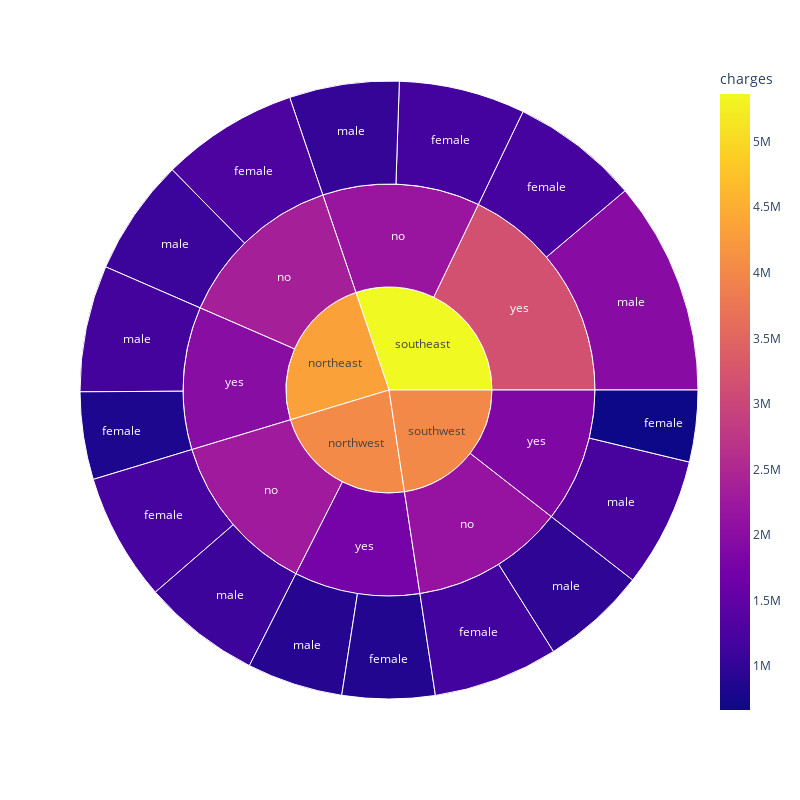

Here is the notebook cell this chart was saved with:
### Code cell
fig = px.sunburst(insurance, path=['region', 'smoker' , 'sex'], values='charges' , color= 'charges')
fig.update_layout (height = 800 , width = 800)
fig.show()

### Figure 1 — Plotly figure (JSON) as saved in the notebook; plotly's stock layout.template omitted (floating-point values rounded to 4 significant figures)
{"data": [{"branchvalues": "total", "customdata": [[1273000.0], [1186000.0], [1173000.0], [1161000.0], [812900.0], [860500.0], [1189000.0], [665400.0], [1083000.0], [1098000.0], [1020000.0], [980100.0], [1175000.0], [890700.0], [1982000.0], [1206000.0], [2356000.0], [2285000.0], [2193000.0], [2141000.0], [1988000.0], [1751000.0], [3171000.0], [1872000.0], [4344000.0], [4036000.0], [5364000.0], [4013000.0]], "domain": {"x": [0, 1], "y": [0, 1]}, "hovertemplate": "labels=%{label}<br>charges=%{color}<br>parent=%{parent}<br>id=%{id}<extra></extra>", "ids": ["northeast/no/female", "northwest/no/female", "southeast/no/female", "southwest/no/female", "northeast/yes/female", "northwest/yes/female", "southeast/yes/female", "southwest/yes/female", "northeast/no/male", "northwest/no/male", "southeast/no/male", "southwest/no/male", "northeast/yes/male", "northwest/yes/male", "southeast/yes/male", "southwest/yes/male", "northeast/no", "northwest/no", "southeast/no", "southwest/no", "northeast/yes", "northwest/yes", "southeast/yes", "southwest/yes", "northeast", "northwest", "southeast", "southwest"], "labels": ["female", "female", "female", "female", "female", "female", "female", "female", "male", "male", "male", "male", "male", "male", "male", "male", "no", "no", "no", "no", "yes", "yes", "yes", "yes", "northeast", "northwest", "southeast", "southwest"], "marker": {"coloraxis": "coloraxis", "colors": [1273000.0, 1186000.0, 1173000.0, 1161000.0, 812900.0, 860500.0, 1189000.0, 665400.0, 1083000.0, 1098000.0, 1020000.0, 980100.0, 1175000.0, 890700.0, 1982000.0, 1206000.0, 2356000.0, 2285000.0, 2193000.0, 2141000.0, 1988000.0, 1751000.0, 3171000.0, 1872000.0, 4344000.0, 4036000.0, 5364000.0, 4013000.0]}, "name": "", "parents": ["northeast/no", "northwest/no", "southeast/no", "southwest/no", "northeast/yes", "northwest/yes", "southeast/yes", "southwest/yes", "northeast/no", "northwest/no", "southeast/no", "southwest/no", "northeast/yes", "northwest/yes", "southeast/yes", "southwest/yes", "northeast", "northwest", "southeast", "southwest", "northeast", "northwest", "southeast", "southwest", "", "", "", ""], "type": "sunburst", "values": [1273000.0, 1186000.0, 1173000.0, 1161000.0, 812900.0, 860500.0, 1189000.0, 665400.0, 1083000.0, 1098000.0, 1020000.0, 980100.0, 1175000.0, 890700.0, 1982000.0, 1206000.0, 2356000.0, 2285000.0, 2193000.0, 2141000.0, 1988000.0, 1751000.0, 3171000.0, 1872000.0, 4344000.0, 4036000.0, 5364000.0, 4013000.0]}], "layout": {"coloraxis": {"colorbar": {"title": {"text": "charges"}}, "colorscale": [[0, "#0d0887"], [0.1111, "#46039f"], [0.2222, "#7201a8"], [0.3333, "#9c179e"], [0.4444, "#bd3786"], [0.5556, "#d8576b"], [0.6667, "#ed7953"], [0.7778, "#fb9f3a"], [0.8889, "#fdca26"], [1, "#f0f921"]]}, "height": 800, "legend": {"tracegroupgap": 0}, "margin": {"t": 60}, "width": 800}}
